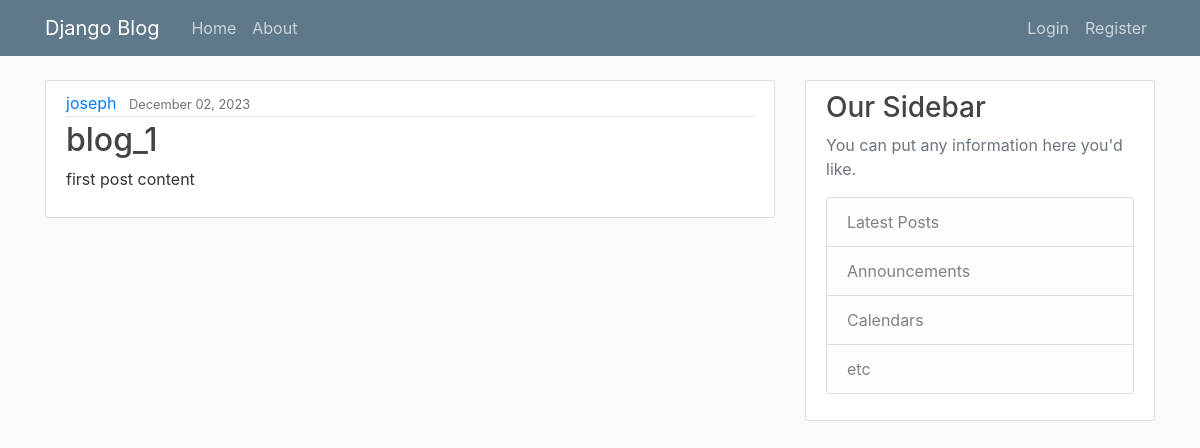
Before: / with the older database file.
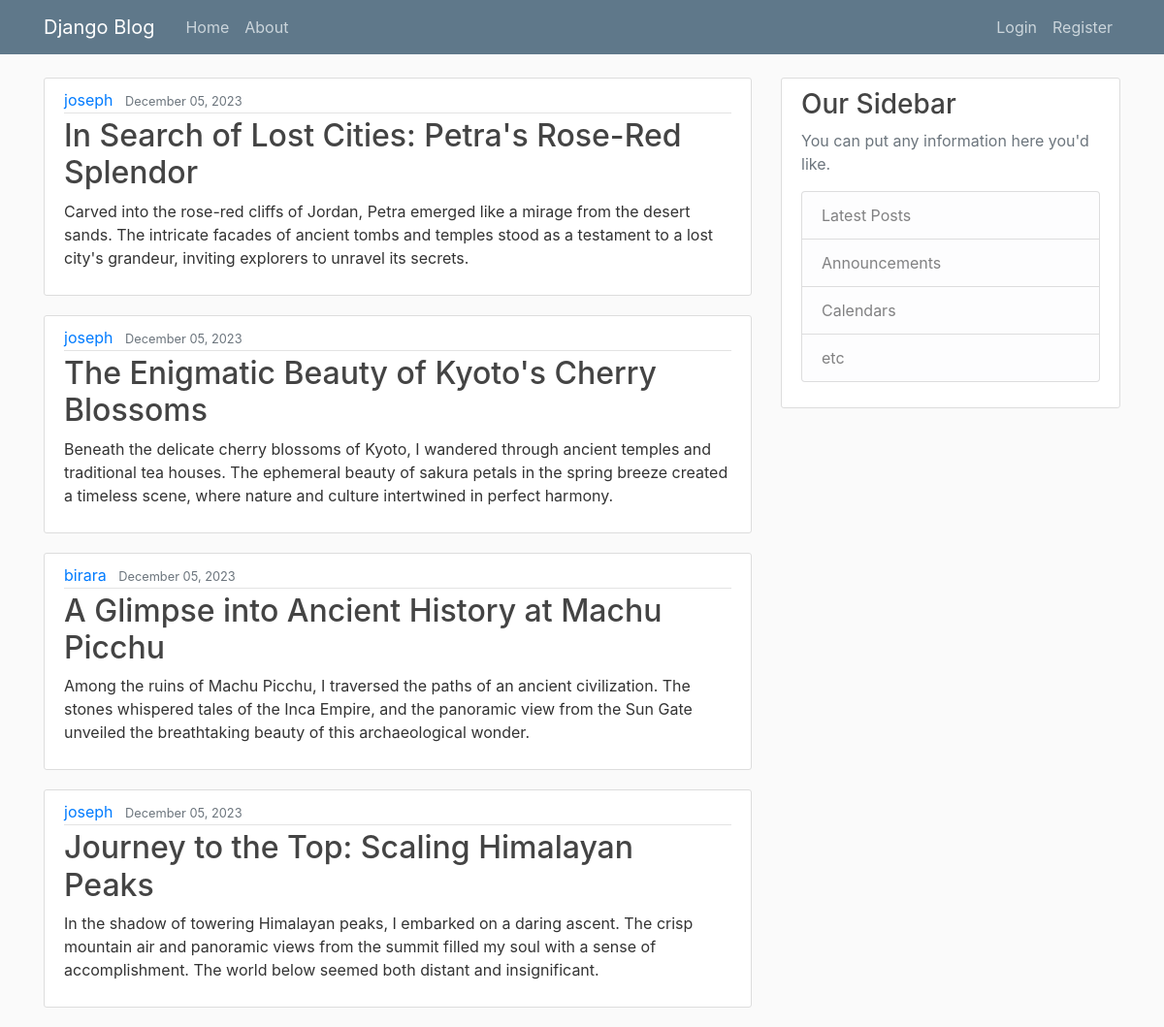
After: the same page with the newer database file.
### blog/models.py (models this page shows, shortened)
class Post(models.Model):
    title = models.CharField(max_length=100)
    content = models.TextField()
    date_posted = models.DateTimeField(default=timezone.now)
    author = models.ForeignKey(User, on_delete=models.CASCADE)

### blog/views.py (the view)
# urls.py: path('', PostListView.as_view(), name = 'blog-home'),
class PostListView(ListView):
    model = Post
    template_name = 'blog/home.html'
    context_object_name = 'posts'
    ordering = ['-date_posted']
    paginate_by = 4

### blog/templates/blog/home.html
{% extends "blog/base.html" %}
{% block content %}
    {% for post in posts %}
        <article class="media content-section">
            <div class="media-body">
                <div class="article-metadata">
                    <a class="mr-2" href="#">{{ post.author }}</a>
                    <small class="text-muted">{{ post.date_posted|date:"F d, Y" }}</small>
                </div>
                <h2><a class="article-title" href="#">{{ post.title }}</a></h2>
                <p class="article-content">{{ post.content }}</p>
            </div>
        </article>
    {% endfor %}
{% endblock content %}

Changed rows visible on the page:
no longer on this page (row unchanged): Post: author "joseph", date_posted "December 02, 2023", title "blog_1", content "first post content"
added Post: author "joseph", date_posted "December 05, 2023", title "In Search of Lost Cities: Petra's Rose-Red Splendor", content "Carved into the rose-red cliffs of Jordan, Petra emerged like a mirage from the desert sands. The intricate facades of ancient tombs and temples stood as a testament to a lost city's grandeur, inviting explorers to unravel its secrets."
added Post: author "joseph", date_posted "December 05, 2023", title "The Enigmatic Beauty of Kyoto's Cherry Blossoms", content "Beneath the delicate cherry blossoms of Kyoto, I wandered through ancient temples and traditional tea houses. The ephemeral beauty of sakura petals in the spring breeze created a timeless scene, where nature and culture intertwined in perfect harmony."
added Post: author "birara", date_posted "December 05, 2023", title "A Glimpse into Ancient History at Machu Picchu", content "Among the ruins of Machu Picchu, I traversed the paths of an ancient civilization. The stones whispered tales of the Inca Empire, and the panoramic view from the Sun Gate unveiled the breathtaking beauty of this archaeological wonder."
added Post: author "joseph", date_posted "December 05, 2023", title "Journey to the Top: Scaling Himalayan Peaks", content "In the shadow of towering Himalayan peaks, I embarked on a daring ascent. The crisp mountain air and panoramic views from the summit filled my soul with a sense of accomplishment. The world below seemed both distant and insignificant."
